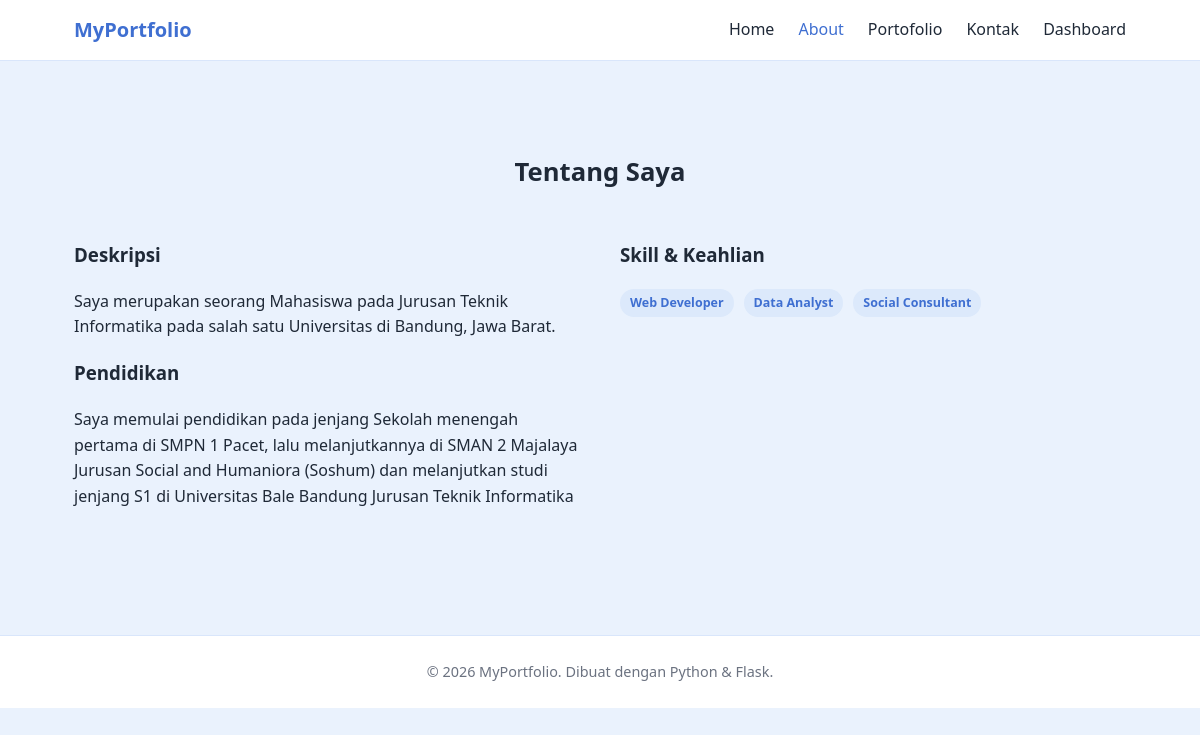
/about, run on the app's committed database.
### models.py (models this page shows)
class Profile(db.Model):
    id = db.Column(db.Integer, primary_key=True)
    name = db.Column(db.String(120), default='Nama Anda')
    headline = db.Column(db.String(200), default='Web Developer')
    about = db.Column(db.Text, default='Tuliskan deskripsi tentang diri Anda di sini.')
    education = db.Column(db.Text, default='')
    photo_file = db.Column(db.String(120), default='default-profile.jpg')
    email = db.Column(db.String(120), default='email@example.com')
    github_url = db.Column(db.String(200), default='')
    linkedin_url = db.Column(db.String(200), default='')

class Skill(db.Model):
    id = db.Column(db.Integer, primary_key=True)
    name = db.Column(db.String(100), nullable=False)

### app.py (the view)
@app.route('/about')
def about():
    profile = get_profile()
    skills = Skill.query.all()
    return render_template('about.html', profile=profile, skills=skills)

### app.py (called while the page is built)
def get_profile():
    profile = Profile.query.first()
    if profile is None:
        profile = Profile()
        db.session.add(profile)
        db.session.commit()
    return profile

### templates/about.html (shortened to what this page needs)
{% extends 'base.html' %}
{% block content %}
<section class="section">
  <div class="container">
    <h2 class="section-title">Tentang Saya</h2>
    <div class="about-grid">
      <div>
        <h3>Deskripsi</h3>
        <p>{{ profile.about }}</p>
        <h3>Pendidikan</h3>
        <p>{{ profile.education or 'Belum ada data pendidikan.' }}</p>
      </div>
      <div>
        <h3>Skill &amp; Keahlian</h3>
        {% if skills %}
          <div class="skill-list">
            {% for skill in skills %}
              <span class="tag">{{ skill.name }}</span>
            {% endfor %}
          </div>
        {% else %}
          <p class="empty-state">Belum ada skill yang ditambahkan.</p>
        {% endif %}
      </div>
    </div>
  </div>
</section>
{% endblock %}

### static/css/style.css (style rules this page uses)
:root { --primary: #5b8def; --primary-dark: #3f6fd1; --soft-blue: #eaf2fd; --soft-blue-2: #dce9fb; --text-dark: #1f2937; --text-muted: #6b7280; --white: #ffffff; --success: #2f9e5b; --error: #d9534f; --border: #d9e6fb; --radius: 12px; --shadow: 0 4px 16px rgba(91, 141, 239, 0.12); }
* { box-sizing: border-box; }
body { margin: 0; font-family: 'Segoe UI', Roboto, Arial, sans-serif; background: var(--soft-blue); color: var(--text-dark); line-height: 1.6; }
.container { max-width: 1100px; margin: 0 auto; padding: 0 24px; }
.section { padding: 50px 0; }
.section-title { font-size: 1.6rem; margin-bottom: 28px; text-align: center; }
.tag { background: var(--soft-blue-2); color: var(--primary-dark); font-size: 0.78rem; padding: 4px 10px; border-radius: 999px; font-weight: 600; }
.about-grid { display: grid; grid-template-columns: 1fr 1fr; gap: 40px; }
.skill-list { display: flex; flex-wrap: wrap; gap: 10px; }

### data on the page
Profile: about "Saya merupakan seorang Mahasiswa pada Jurusan Teknik Informatika pada salah satu Universitas di Bandung, Jawa Barat.", education "Saya memulai pendidikan pada jenjang Sekolah menengah pertama di SMPN 1 Pacet, lalu melanjutkannya di SMAN 2 Majalaya Jurusan Social and Humaniora (Soshum) dan melanjutkan studi jenjang S1 di Universitas Bale Bandung Jurusan Teknik Informatika"
Skill: name "Web Developer"
Skill: name "Data Analyst"
Skill: name "Social Consultant"

### other printed values
{{ 2026 }} "2026"
